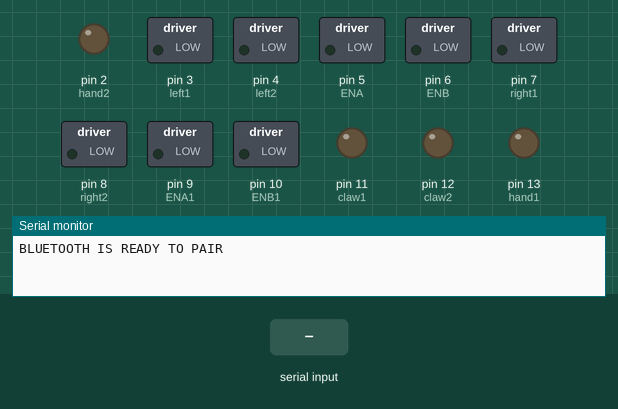
The sketch below on a simulated Arduino Uno, built with avr-gcc and run on an emulated ATmega328P. Parts: switched loads named in the sketch (green lamp = pin HIGH), output pins drawn as LEDs (lit = HIGH), the last lines printed to the serial monitor. The test bench sets the inputs (shaded band).

Above: at 1.2 s.
1.3 s: "w" received over the second serial link
At 2.2 s:
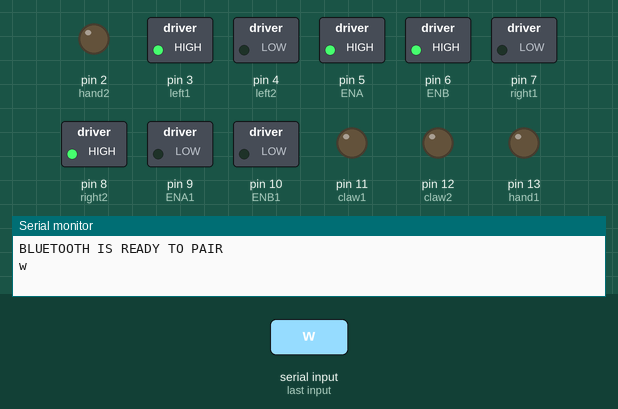
2.8 s: "s" received over the second serial link
At 3.4 s:
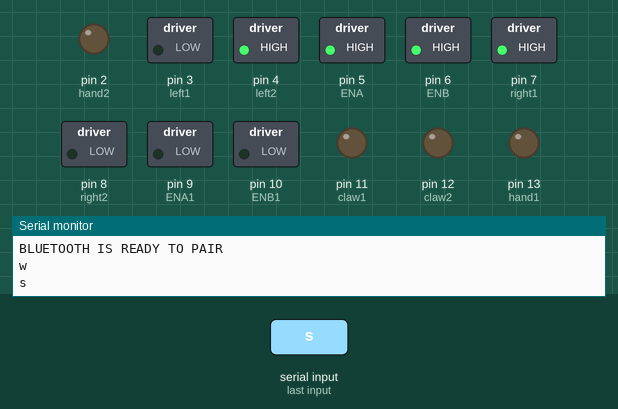
4.3 s: "a" received over the second serial link
At 5.5 s:
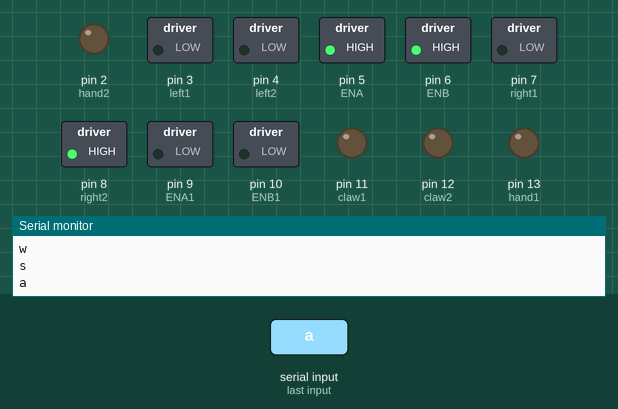
5.8 s: "d" received over the second serial link
At 6.9 s:
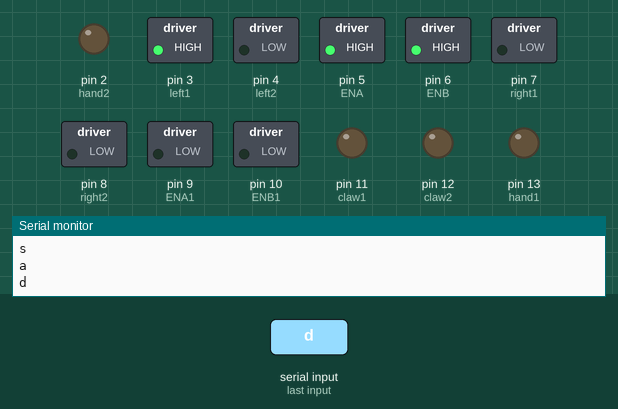
7.3 s: "e" received over the second serial link
At 8.0 s:
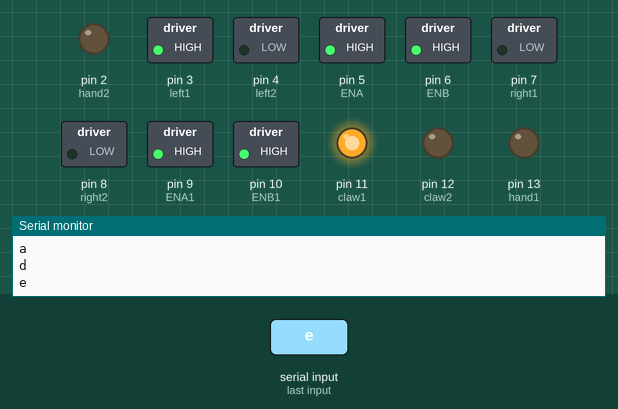
8.8 s: "r" received over the second serial link
At 9.1 s:
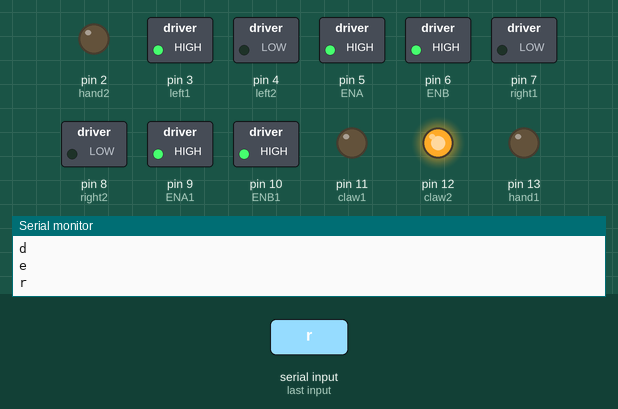
Timing chart, 0 to 11.3 s (numbered marks = the images above; inputs shaded):
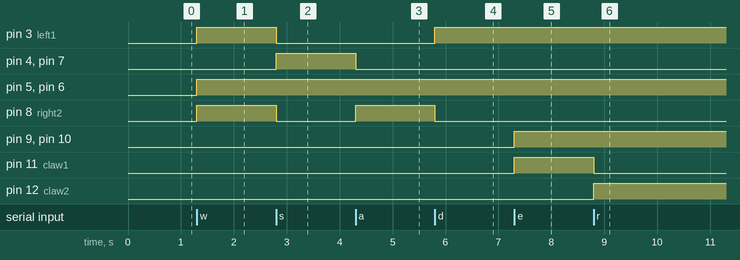

The sketch:

Robot_code.ino
```cpp
#include <SoftwareSerial.h>
SoftwareSerial BT(0,1);
int left1 = 3;
int left2 = 4;
int right1 = 7;
int right2 = 8;
int claw1= 11;
int claw2 = 12;
int hand1= 13;
int hand2= 2;
int ENA = 5;
int ENB = 6;
int ENA1 = 9;
int ENB1 = 10;

int speed = 255;

void setup() {
  BT.begin(9600);
  Serial.begin(9600);

  pinMode(ENA , OUTPUT);
  pinMode(ENB , OUTPUT);
  pinMode(ENA1 , OUTPUT);
  pinMode(ENB1 , OUTPUT);
  pinMode(left1, OUTPUT);
  pinMode(left2, OUTPUT);
  pinMode(right1, OUTPUT);
  pinMode(right2, OUTPUT);
  pinMode(claw1, OUTPUT);
  pinMode(claw2, OUTPUT);
  pinMode(hand1, OUTPUT);
  pinMode(hand2, OUTPUT);
  Serial.println("BLUETOOTH IS READY TO PAIR");

}

void loop() {
  if (BT.available()){
    char command = BT.read();
    Serial.println(command);

    if (command == 'w') moveforward();
    else if (command == 's') movebackward();
    else if (command == 'a') turnleft();
    else if (command == 'd') turnright();
    else if (command == 'e') clawopen();
    else if (command == 'r') clawclose();
    else if (command == 'o') handup();
    else if (command == 'p') handdown();
    else stopMotors();
   }

}

void moveforward(){
  analogWrite(ENA , speed);
  analogWrite(ENB , speed);
  digitalWrite(left1 , HIGH);
  digitalWrite(left2 , LOW);
  digitalWrite(right1 , LOW);
  digitalWrite(right2 , HIGH);
}
void movebackward(){
  analogWrite(ENA , speed);
  analogWrite(ENB , speed);
  digitalWrite(left1 , LOW);
  digitalWrite(left2 , HIGH);
  digitalWrite(right1 , HIGH);
  digitalWrite(right2 , LOW);
}
void turnleft(){
  analogWrite(ENA , speed);
  analogWrite(ENB , speed);
  digitalWrite(left1 , LOW);
  digitalWrite(left2 , LOW);
  digitalWrite(right1 , LOW);
  digitalWrite(right2 , HIGH);
}
void turnright(){
  analogWrite(ENA , speed);
  analogWrite(ENB , speed);
  digitalWrite(left1 , HIGH);
  digitalWrite(left2 , LOW);
  digitalWrite(right1 , LOW);
  digitalWrite(right2 , LOW);
}
void clawopen(){
  analogWrite(ENA1 , speed);
  analogWrite(ENB1 , speed);
  digitalWrite(claw1 , HIGH);
  digitalWrite(claw2 , LOW);
  digitalWrite(hand1 , LOW);
  digitalWrite(hand2 , LOW);
}
void clawclose(){
  analogWrite(ENA1 , speed);
  analogWrite(ENB1 , speed);
  digitalWrite(claw1 , LOW);
  digitalWrite(claw2 , HIGH);
  digitalWrite(hand1 , LOW);
  digitalWrite(hand2 , LOW);
}
void handup(){
  analogWrite(ENA1 , speed);
  analogWrite(ENB1 , speed);
  digitalWrite(claw1 , LOW);
  digitalWrite(claw2 , LOW);
  digitalWrite(hand1 , HIGH);
  digitalWrite(hand2 , LOW);
}
void handdown(){
  analogWrite(ENA1 , speed);
  analogWrite(ENB1 , speed);
  digitalWrite(claw1 , LOW);
  digitalWrite(claw2 , LOW);
  digitalWrite(hand1 , LOW);
  digitalWrite(hand2 , HIGH);
}
void stopMotors(){
  digitalWrite(left1,LOW);
  digitalWrite(left2,LOW);
  digitalWrite(right1,LOW);
  digitalWrite(right2,LOW);
  digitalWrite(claw1,LOW);
  digitalWrite(claw2,LOW);
  digitalWrite(hand1,LOW);
  digitalWrite(hand2,LOW);
  analogWrite(ENA , 0);
  analogWrite(ENB , 0);
  analogWrite(ENA1 , 0);
  analogWrite(ENB1 , 0);
}
```

Measured:
- after the input at 1.3 s, pin 3 (left1), pin 5 (ENA), pin 6 (ENB), pin 8 (right2): LOW → HIGH at once
- after the input at 2.8 s, pin 3 (left1), pin 8 (right2): HIGH → LOW at once; pin 4 (left2), pin 7 (right1): LOW → HIGH at once
- after the input at 4.3 s, pin 4 (left2), pin 7 (right1): HIGH → LOW at once; pin 8 (right2): LOW → HIGH at once
- after the input at 5.8 s, pin 3 (left1): LOW → HIGH at once; pin 8 (right2): HIGH → LOW at once
- after the input at 7.3 s, pin 9 (ENA1), pin 10 (ENB1), pin 11 (claw1): LOW → HIGH at once
- after the input at 8.8 s, pin 11 (claw1): HIGH → LOW at once; pin 12 (claw2): LOW → HIGH at once
